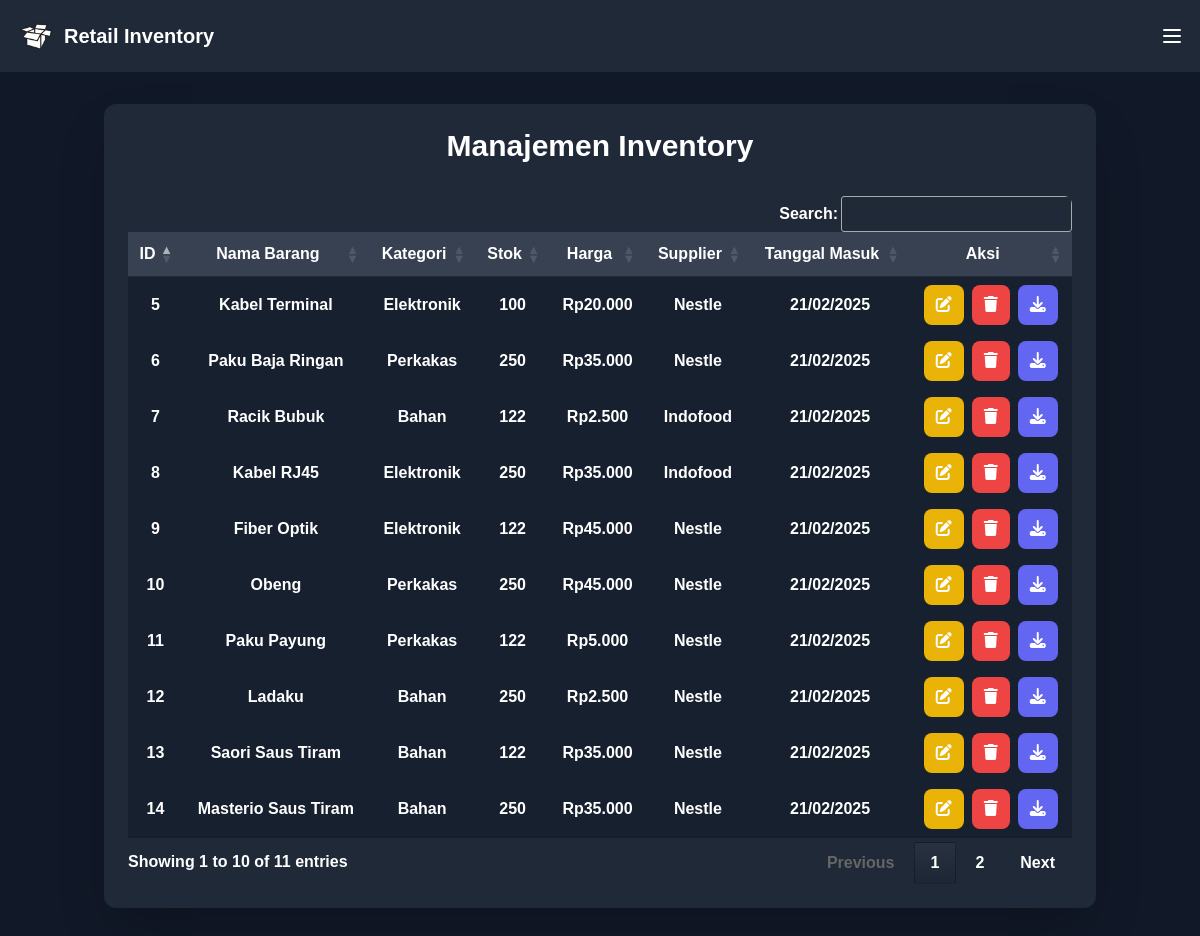
The page /pages/Admin/manage_inventory.php (signed in) on the database its author committed.
### tables this page shows
CREATE TABLE `inventory` (
  `id` int NOT NULL,
  `nama_barang` varchar(255) NOT NULL,
  `kategori` varchar(100) NOT NULL,
  `stok` int NOT NULL,
  `harga` decimal(10,2) NOT NULL,
  `supplier` varchar(255) NOT NULL,
  `tanggal_masuk` date NOT NULL DEFAULT (curdate())
);

### pages/Admin/manage_inventory.php (the view, shortened to what this page needs)
<?php
require_once '../../includes/connect.php';
$query = "SELECT * FROM inventory";
$result = $conn->query($query);
$items = $result->fetch_all(MYSQLI_ASSOC);
?>
<!DOCTYPE html>
<html lang="id">
<head>
  <script src="https://cdn.tailwindcss.com"></script>
  <link rel="stylesheet" href="https://cdn.datatables.net/1.13.6/css/jquery.dataTables.min.css">
  <link rel="stylesheet" href="https://cdn.datatables.net/buttons/2.4.1/css/buttons.dataTables.min.css">
  <link rel="stylesheet" href="https://cdnjs.cloudflare.com/ajax/libs/font-awesome/6.4.0/css/all.min.css">
</head>
<body class="bg-gray-900 text-white min-h-screen">
  <?php include '../../includes/header.php'; ?>
  <div class="container mx-auto px-4 py-8">
    <div class="bg-gray-800 rounded-xl p-6 shadow-2xl">
      <h1 class="text-3xl font-bold mb-8 text-center">Manajemen Inventory</h1>
      <div class="overflow-x-auto rounded-lg">
        <table id="inventoryTable" class="w-full">
          <thead class="bg-gray-700">
            <tr>
              <th class="p-4 text-center">ID</th>
              <th class="p-4 text-center">Nama Barang</th>
              <th class="p-4 text-center">Kategori</th>
              <th class="p-4 text-center">Stok</th>
              <th class="p-4 text-center">Harga</th>
              <th class="p-4 text-center">Supplier</th>
              <th class="p-4 text-center">Tanggal Masuk</th>
              <th class="p-4 text-center">Aksi</th>
            </tr>
          </thead>
          <tbody class="bg-gray-900/50">
            <?php foreach ($items as $item): ?>
              <tr class="<?= $item['stok'] < 10 ? 'bg-red-900/20' : '' ?> hover:bg-gray-700/50 transition-colors">
                <td class="p-3 text-center"><?= $item['id'] ?></td>
                <td class="p-3 text-center"><?= htmlspecialchars($item['nama_barang']) ?></td>
                <td class="p-3 text-center"><?= htmlspecialchars($item['kategori']) ?></td>
                <td class="p-3 text-center"><?= $item['stok'] ?></td>
                <td class="p-3 text-center">Rp<?= number_format($item['harga'], 0, ',', '.') ?></td>
                <td class="p-3 text-center"><?= htmlspecialchars($item['supplier']) ?></td>
                <td class="p-3 text-center"><?= date('d/m/Y', strtotime($item['tanggal_masuk'])) ?></td>
                <td class="p-3 text-center">
                  <div class="flex justify-center space-x-2">
                    <button onclick="showEditForm(<?= $item['id'] ?>)"
                      class="bg-yellow-500 hover:bg-yellow-600 px-3 py-2 rounded-lg transition-colors">
                      <i class="fas fa-edit"></i>
                    </button>
                    <button onclick="deleteItem(<?= $item['id'] ?>)"
                      class="bg-red-500 hover:bg-red-600 px-3 py-2 rounded-lg transition-colors">
                      <i class="fas fa-trash"></i>
                    </button>
                    <button id="saveDataBtn" onclick="showSaveOptions()" class="bg-indigo-500 hover:bg-indigo-600 px-3 py-2 rounded-lg transition-color"><i class="fas fa-download"></i></button>
                  </div>
                </td>
              </tr>
            <?php endforeach; ?>
          </tbody>
        </table>
      </div>
    </div>
  </div>
</body>
</html>

### rows shown on the page
inventory: id "5", nama_barang "Kabel Terminal", kategori "Elektronik", stok "100", harga "20.000", supplier "Nestle", tanggal_masuk "21/02/2025"
inventory: id "6", nama_barang "Paku Baja Ringan", kategori "Perkakas", stok "250", harga "35.000", supplier "Nestle", tanggal_masuk "21/02/2025"
inventory: id "7", nama_barang "Racik Bubuk", kategori "Bahan", stok "122", harga "2.500", supplier "Indofood", tanggal_masuk "21/02/2025"
inventory: id "8", nama_barang "Kabel RJ45", kategori "Elektronik", stok "250", harga "35.000", supplier "Indofood", tanggal_masuk "21/02/2025"
inventory: id "9", nama_barang "Fiber Optik", kategori "Elektronik", stok "122", harga "45.000", supplier "Nestle", tanggal_masuk "21/02/2025"
inventory: id "10", nama_barang "Obeng", kategori "Perkakas", stok "250", harga "45.000", supplier "Nestle", tanggal_masuk "21/02/2025"
inventory: id "11", nama_barang "Paku Payung", kategori "Perkakas", stok "122", harga "5.000", supplier "Nestle", tanggal_masuk "21/02/2025"
inventory: id "12", nama_barang "Ladaku", kategori "Bahan", stok "250", harga "2.500", supplier "Nestle", tanggal_masuk "21/02/2025"
inventory: id "13", nama_barang "Saori Saus Tiram", kategori "Bahan", stok "122", harga "35.000", supplier "Nestle", tanggal_masuk "21/02/2025"
inventory: id "14", nama_barang "Masterio Saus Tiram", kategori "Bahan", stok "250", harga "35.000", supplier "Nestle", tanggal_masuk "21/02/2025"
